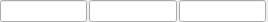
<?xml version="1.0" encoding="UTF-8"?>
<ui version="4.0">
 <class>VectorEdit</class>
 <widget class="QWidget" name="VectorEdit">
  <property name="geometry">
   <rect>
    <x>0</x>
    <y>0</y>
    <width>268</width>
    <height>20</height>
   </rect>
  </property>
  <property name="windowTitle">
   <string notr="true">Form</string>
  </property>
  <layout class="QHBoxLayout" name="horizontalLayout">
   <property name="spacing">
    <number>2</number>
   </property>
   <property name="leftMargin">
    <number>0</number>
   </property>
   <property name="topMargin">
    <number>0</number>
   </property>
   <property name="rightMargin">
    <number>2</number>
   </property>
   <property name="bottomMargin">
    <number>0</number>
   </property>
   <item>
    <widget class="QLineEdit" name="x"/>
   </item>
   <item>
    <widget class="QLineEdit" name="y"/>
   </item>
   <item>
    <widget class="QLineEdit" name="z"/>
   </item>
  </layout>
 </widget>
 <resources/>
 <connections/>
</ui>
